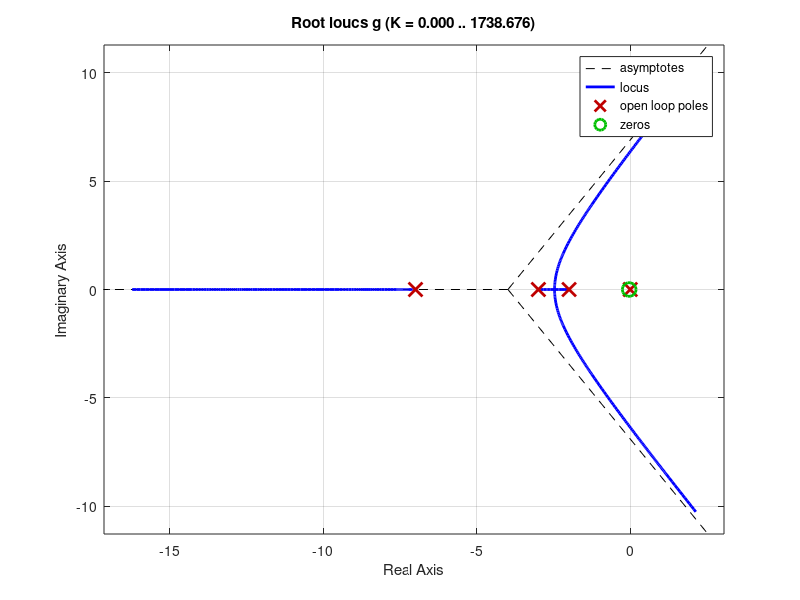

This chart was generated by the following MATLAB code: (Note: this script raises an error after producing the figure.)
g = zpk(-0.04098,[-0.01 -2 -3 -7],1);
rlocus(g);
sgrid(0.59,0);
axis([-10 0 -4 4])
t = 0:0.1:5;
g1 = zpk([],[-2 -3 -7],41);
t1 = feedback(g1,1);
step(t1,t)
hold on
g2 = zpk(-0.04098,[-0.01 -2 -3 -7],41);
t2 = feedback(g2,1);
step(t2,t)
